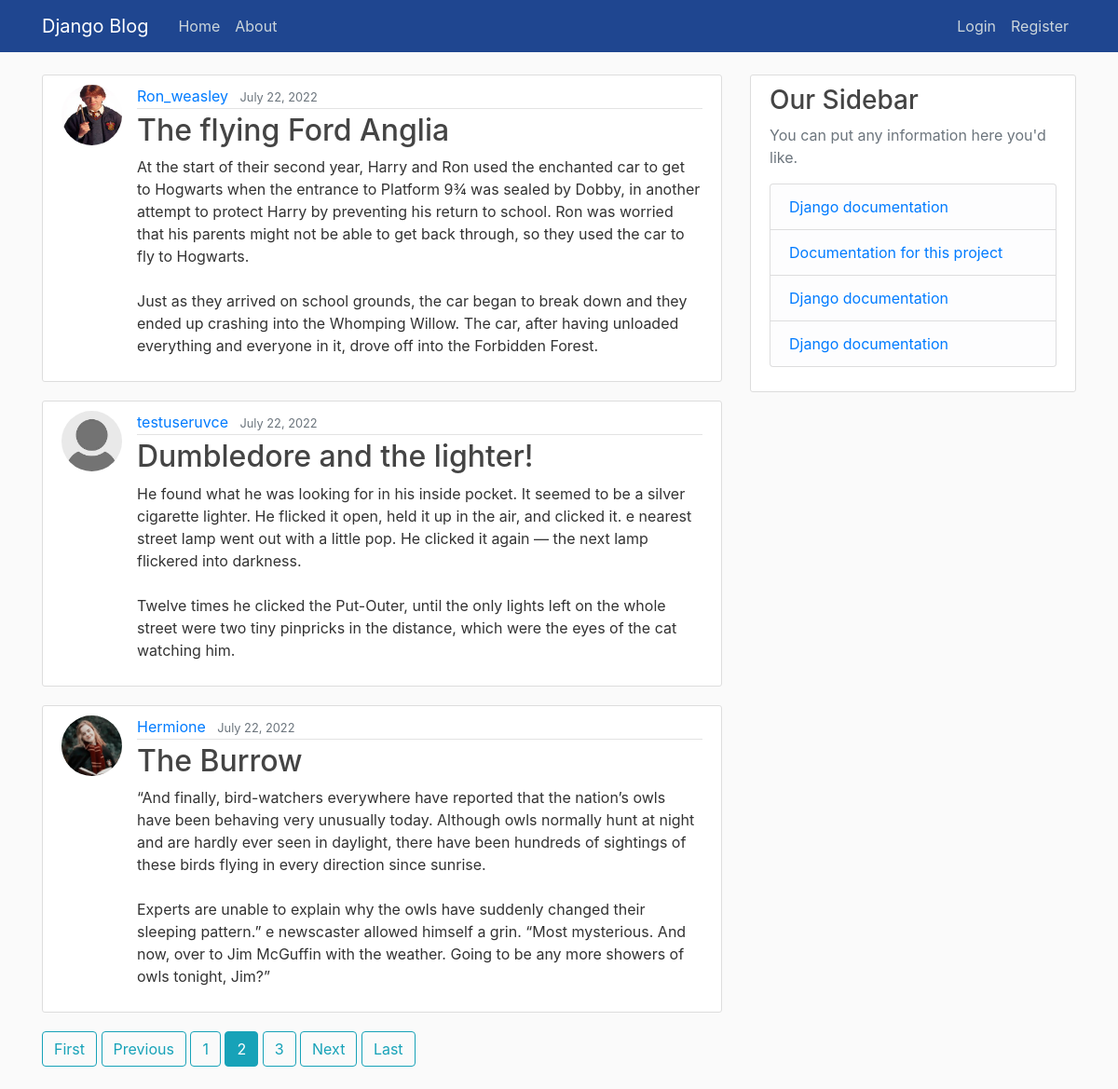
Screenshot of /?page=2 with the database file from the repository.
### blog/models.py (models this page shows, shortened)
class Post(models.Model):
    title = models.CharField(max_length=100)
    content = models.TextField()
    date_posted = models.DateTimeField(default=timezone.now)
    author = models.ForeignKey(User, on_delete=models.CASCADE)

### users/models.py (models this page shows, shortened)
class Profile(models.Model):
    user = models.OneToOneField(User, on_delete=models.CASCADE)  #one to one between profile and user
    image = models.ImageField(default='defult.jpg', upload_to='profile_pics') #creates directory profile_pics

### blog/views.py (the view)
# urls.py: path('',PostListView.as_view(), name = 'blog-home'),
class PostListView(ListView):   #list view
    model = Post
    template_name = 'blog/home.html'  # looks for <app>/<model>_<viewtype>.html
    context_object_name = 'posts'   #context , else access by object.-- in template
    ordering = ['-date_posted']  #this is to order where recently posted is at first
    paginate_by = 3    #for pagination

### blog/templates/blog/home.html
{% extends "blog/base.html" %}
{% block content %}
    {% for post in posts %}
        <article class="media content-section">
          <img class="rounded-circle article-img" src="{{ post.author.profile.image.url }}">
          <div class="media-body">
            <div class="article-metadata">
              <a class="mr-2" href="{% url 'user-posts' post.author.username %}">{{ post.author }}</a>
              <small class="text-muted">{{ post.date_posted|date:"F d, Y" }}</small>
            </div>
            <h2><a class="article-title" href="{% url 'post-detail' post.id %}">{{ post.title }}</a></h2>
            <p class="article-content">{{ post.content }}</p>
          </div>
        </article>
    {% endfor %}
    {% if is_paginated %}
      {% if page_obj.has_previous %}
        <a class="btn btn-outline-info mb-4" href="?page=1">First</a>
        <a class="btn btn-outline-info mb-4" href="?page={{ page_obj.previous_page_number }}">Previous</a>
      {% endif %}
      {% for num in page_obj.paginator.page_range %}
        {% if page_obj.number == num %}
          <a class="btn btn-info mb-4" href="?page={{ num }}">{{ num }}</a>
        {% elif num > page_obj.number|add:'-3' and num < page_obj.number|add:'2' %}
          <a class="btn btn-outline-info mb-4" href="?page={{ num }}">{{ num }}</a>
        {% endif %}
      {% endfor %}
      {% if page_obj.has_next %}
        <a class="btn btn-outline-info mb-4" href="?page={{ page_obj.next_page_number }}">Next</a>
        <a class="btn btn-outline-info mb-4" href="?page={{ page_obj.paginator.num_pages }}">Last</a>
      {% endif %}
    {% endif %}
{% endblock content %}

### blog/templates/blog/base.html (shortened to what this page needs)
{% load static %}
<!DOCTYPE html>
<html>
<head>
    <link rel="stylesheet" href="https://maxcdn.bootstrapcdn.com/bootstrap/4.0.0/css/bootstrap.min.css">
    <link rel="stylesheet" type="text/css" href="{% static 'blog/main.css' %}">
</head>
<body>
    <header class="site-header">
      <nav class="navbar navbar-expand-md navbar-dark fixed-top" style="background-color: #1F4690;">
        <div class="container">
          <a class="navbar-brand mr-4" href="{% url 'blog-home' %}">Django Blog</a>
          <div class="collapse navbar-collapse" id="navbarToggle">
            <div class="navbar-nav mr-auto">
              <a class="nav-item nav-link" href="{% url 'blog-home' %}">Home</a>
              <a class="nav-item nav-link" href="{% url 'blog-about' %}">About</a>
            </div>
            <div class="navbar-nav">
              {% if user.is_authenticated %}
                <a class="nav-item nav-link" href="{% url 'post-create' %}">New Post</a>
                <a class="nav-item nav-link" href="{% url 'profile' %}">Profile</a>
                <a class="nav-item nav-link" href="{% url 'logout' %}">Logout</a>
              {% else %}
                <a class="nav-item nav-link" href="{% url 'login' %}">Login</a>
                <a class="nav-item nav-link" href="{% url 'register' %}">Register</a>
              {% endif %}
            </div>
          </div>
        </div>
      </nav>
    </header>
    <main role="main" class="container">
      <div class="row">
        <div class="col-md-8">
          {% block content %}{% endblock %}
        </div>
        <div class="col-md-4">
          <div class="content-section">
            <h3>Our Sidebar</h3>
            <p class='text-muted'>You can put any information here you'd like.
              <ul class="list-group">
                <li class="list-group-item list-group-item-light"><a href="https://docs.djangoproject.com/en/4.0/">Django documentation</a></li>
                <li class="list-group-item list-group-item-light"><a href="https://docs.google.com/document/d/1RCtekq9A22gU7L6VzzbuB2f9mpsuNoDE10loVQ9URF4/edit?usp=sharing">Documentation for this project</a></li>
                <li class="list-group-item list-group-item-light"><a href="https://docs.djangoproject.com/en/4.0/">Django documentation</a></li>
                <li class="list-group-item list-group-item-light"><a href="https://docs.djangoproject.com/en/4.0/">Django documentation</a></li>
              </ul>
            </p>
          </div>
        </div>
      </div>
    </main>
</body>
</html>

### blog/static/blog/main.css (style rules this page uses)
body { background: #fafafa; color: #333333; margin-top: 5rem; }
h1, h2, h3, h4, h5, h6 { color: #444444; }
ul { margin: 0; }
.site-header .navbar-nav .nav-link { color: #cbd5db; }
.content-section { background: #ffffff; padding: 10px 20px; border: 1px solid #dddddd; border-radius: 3px; margin-bottom: 20px; }
.article-title { color: #444444; }
.article-content { white-space: pre-line; }
.article-img { height: 65px; width: 65px; margin-right: 16px; }
.article-metadata { padding-bottom: 1px; margin-bottom: 4px; border-bottom: 1px solid #e3e3e3 }

### rows the page displays
Post: author.profile.image (picture), author "Ron_weasley", date_posted "July 22, 2022", title "The flying Ford Anglia", content "At the start of their second year, Harry and Ron used the enchanted car to get to Hogwarts when the entrance to Platform 9¾ was sealed by Dobby, in another attempt to protect Harry by preventing his return to school. Ron was worried that his parents might not be able to get back through, so they used the car to fly to Hogwarts. Just as they arrived on school grounds, the car began to break down and they ended up crashing into the Whomping Willow. The car, after having unloaded everything and everyone in it, drove off into the Forbidden Forest."
Post: author.profile.image (picture), author "testuseruvce", date_posted "July 22, 2022", title "Dumbledore and the lighter!", content "He found what he was looking for in his inside pocket. It seemed to be a silver cigarette lighter. He flicked it open, held it up in the air, and clicked it. e nearest street lamp went out with a little pop. He clicked it again — the next lamp flickered into darkness. Twelve times he clicked the Put-Outer, until the only lights left on the whole street were two tiny pinpricks in the distance, which were the eyes of the cat watching him."
Post: author.profile.image (picture), author "Hermione", date_posted "July 22, 2022", title "The Burrow", content "“And finally, bird-watchers everywhere have reported that the nation’s owls have been behaving very unusually today. Although owls normally hunt at night and are hardly ever seen in daylight, there have been hundreds of sightings of these birds flying in every direction since sunrise. Experts are unable to explain why the owls have suddenly changed their sleeping pattern.” e newscaster allowed himself a grin. “Most mysterious. And now, over to Jim McGuffin with the weather. Going to be any more showers of owls tonight, Jim?”"

### other values shown
{{ num }} "1" "3"
{{ num }} "2"
